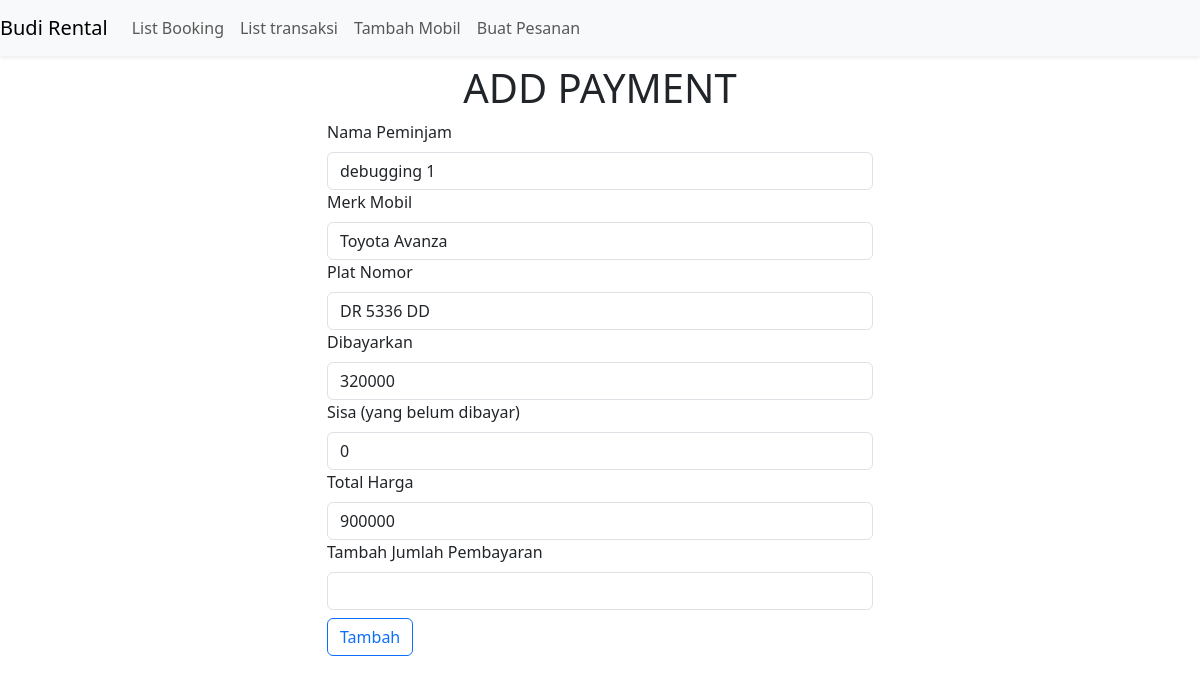
The app's page /ongoing/1 (signed in) with its own data.
### models/rentalmodel.py (models this page shows)
class Transaksi(db.Model):
    id = db.Column(db.Integer, primary_key=True, autoincrement=True)
    namaPeminjam = db.Column(db.String(100))
    merk = db.Column(db.String(100))
    plat = db.Column(db.String(20))
    hari = db.Column(db.Integer)
    id_mobil = db.Column(db.Integer, db.ForeignKey('mobil.id', name='fk_transaksi_mobil_id'))
    id_pinjaman = db.Column(db.Integer, db.ForeignKey('pinjaman.id', name='fk_transaksi_pinjaman_id'))
    tanggalPinjam = db.Column(db.Date)
    tanggalKembali = db.Column(db.Date)
    mobil_kembali = db.Column(db.Date)
    status_transaksi = db.Column(db.String(20))
    status_mobil = db.Column(db.String(20))
    dibayarkan = db.Column(db.Integer)
    sisa = db.Column(db.Integer)
    totalHarga = db.Column(db.Integer)
    mobil = db.relationship('Mobil', back_populates='transaksi')
    pinjaman = db.relationship('Pinjaman', back_populates='transaksi')
    last_updated = db.Column(db.String(100))

### blueprint/rentalblueprint.py (the view)
@rentalblueprint.route('/ongoing/<int:id>')
@login_required
def change_status_tr(id):
    tr = Transaksi.query.filter_by(id_pinjaman = id).first()
    tr.status_mobil = "Mobil dipinjam"
    dateNow=datetime.now().strftime("%Y-%m-%d %H:%M:%S")
    tr.last_updated = dateNow
    db.session.add(tr)
    db.session.commit()
    return render_template('ongoing.html',tr = tr,id = tr.id_pinjaman)

### app.py (called while the page is built)
@login_manager.user_loader
def load_user(user_id):
    return User.query.get(user_id)

### templates/ongoing.html (shortened to what this page needs)
<!DOCTYPE html>
<html lang="en">
  <head>
    <link
      href="https://cdn.jsdelivr.net/npm/bootstrap@5.3.0-alpha1/dist/css/bootstrap.min.css"
      rel="stylesheet"
    />
  </head>
  <body>
    <nav
      class="navbar navbar-expand-lg bg-light fixed-top shadow-sm"
      role="navigation"
    >
      <a class="navbar-brand" href="/list_mobil">Budi Rental</a>
      <div class="collapse navbar-collapse" id="navbarSupportedContent">
        <ul class="navbar-nav">
          <li class="nav-item">
            <a class="nav-link" href="/list_pesanan">List Booking</a>
          </li>
          <li class="nav-item">
            <a href="/transaksi/1" class="nav-link">List transaksi</a>
          </li>
          <li class="nav-item">
            <a href="/tambah_mobil" class="nav-link">Tambah Mobil</a>
          </li>
          <li class="nav-item d-flex">
            <a href="/start" class="nav-link">Buat Pesanan</a>
          </li>
        </ul>
      </div>
    </nav>
    <div class="container">
        <div class="row">
            <div class="col-3"></div>
            <div class="col-6">
                <div class="header pt-5 mt-3">
                    <h1 class="text-center">ADD PAYMENT</h1>
                </div>
                <div class="form-isi">
                    <form action="/ongoing/{{id}}/pay" method="POST">
                        <div class="row-md-2">
                            <label for="" class="form-label">Nama Peminjam</label>
                            <input type="text" value="{{tr.namaPeminjam}}" class="form-control" readonly id="">
                        </div>
                        <div class="row-md-2">
                            <label for="" class="form-label">Merk Mobil</label>
                            <input type="text" value="{{tr.merk}}" class="form-control" readonly id="">
                        </div>
                        <div class="row-md-2">
                            <label for="" class="form-label">Plat Nomor</label>
                            <input type="text" value="{{tr.plat}}" class="form-control" readonly id="">
                        </div>
                        <div class="row-md-2">
                            <label for="" class="form-label">Dibayarkan</label>
                            <input type="text" value="{{tr.dibayarkan}}" class="form-control" readonly id="">
                        </div>
                        <div class="row-md-2">
                            <label for="" class="form-label">Sisa (yang belum dibayar)</label>
                            <input type="text" value="{{tr.sisa}}" class="form-control" readonly id="">
                        </div>
                        <div class="row-md-2">
                            <label for="" class="form-label">Total Harga</label>
                            <input type="text" value="{{tr.totalHarga}}" class="form-control" readonly id="">
                        </div>
                        <div class="row-md-2">
                            <label for="" class="form-label">Tambah Jumlah Pembayaran</label>
                            <input type="text" name="tambahan" class="form-control"  id="">
                        </div>
                        <div class="buttons mt-2">
                            <button class="btn btn-outline-primary">Tambah</button>
                        </div>
                    </form>
                </div>
            </div>
            <div class="col-2"></div>
        </div>
    </div>
  </body>
</html>

### records on screen
Transaksi: namaPeminjam "debugging 1", merk "Toyota Avanza", plat "DR 5336 DD", dibayarkan "320000", sisa "0", totalHarga "900000"
